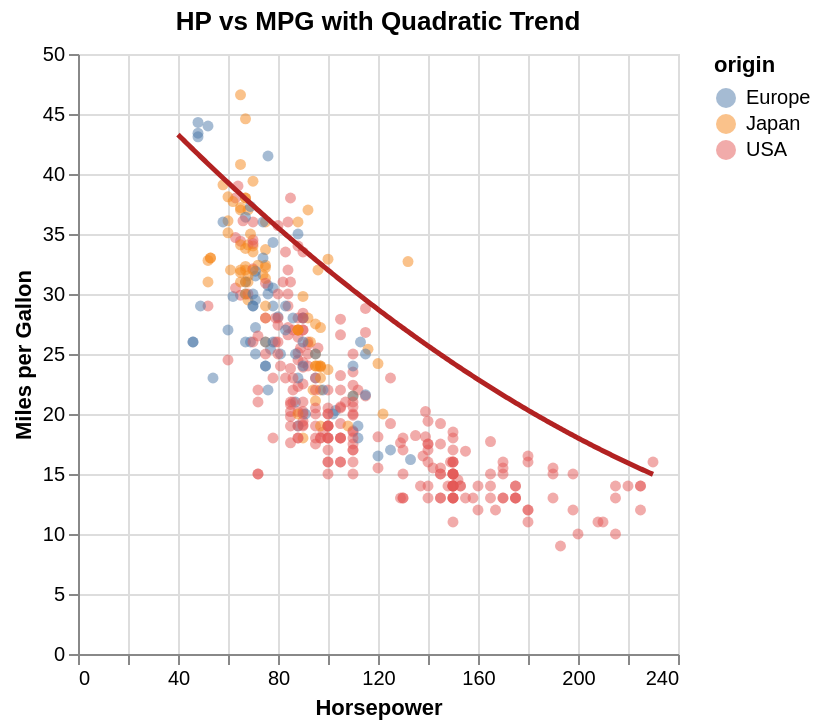

Describe this chart as a Vega-Lite specification.
### Vega-Lite specification from a JSON file in a GitHub repository (floating-point values rounded to 4 significant figures; data arrays with more than 128 entries replaced by an {"elided": "..."} marker saying what was removed)
{"$schema": "https://vega.github.io/schema/vega-lite/v6.json", "title": "HP vs MPG with Quadratic Trend", "data": {"values": []}, "layer": [{"data": {"values": {"elided": "406 records"}}, "mark": {"type": "point", "filled": true, "opacity": 0.5}, "encoding": {"x": {"field": "horsepower", "type": "quantitative", "title": "Horsepower"}, "y": {"field": "milesPerGallon", "type": "quantitative", "title": "Miles per Gallon"}, "color": {"field": "origin", "type": "nominal"}}}, {"data": {"values": {"elided": "300 records"}}, "mark": {"type": "line", "interpolate": "monotone", "strokeWidth": 2.5, "color": "firebrick"}, "encoding": {"x": {"field": "x", "type": "quantitative"}, "y": {"field": "y", "type": "quantitative"}}}]}
